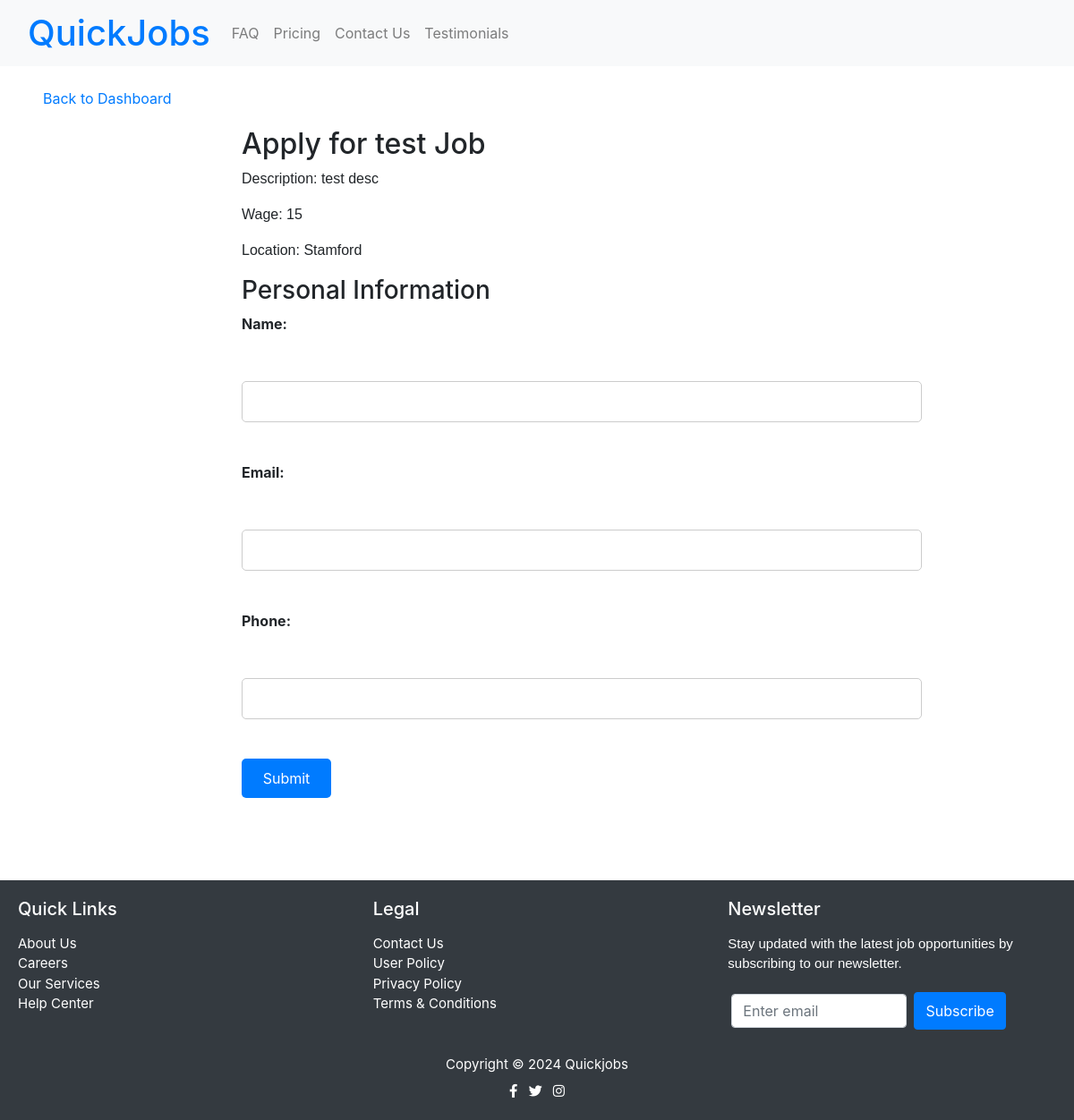
The app's page /job/12/apply with its own data.
### tables this page shows
CREATE TABLE job_listings (
                    id INTEGER PRIMARY KEY,
                    title TEXT,
                    description TEXT,
                    wage TEXT,
                    location TEXT
                , created_by TEXT);

### routes.py (the view)
@app_routes.route('/job/<int:job_id>/apply', methods=['GET', 'POST'])
def job_apply(job_id):
    if request.method == 'POST':
        return redirect(url_for('app_routes.submit_job_apply', job_id=job_id))
    conn = get_db_connection()
    cursor = conn.cursor()
    cursor.execute("SELECT * FROM job_listings WHERE id = ?", (job_id,))
    job = cursor.fetchone()
    conn.close()
    if job is None:
        return 'Job not found'
    return render_template('job_apply.html', job=job)

### routes.py (called while the page is built)
def get_db_connection():
    conn = sqlite3.connect('app.db')
    conn.row_factory = sqlite3.Row
    return conn

### templates/job_apply.html (shortened to what this page needs)
{% extends 'base.html' %} {% block title %}Worker Dashboard{% endblock %}
{% block content %}
<br/>
<a href="{{ url_for('app_routes.worker_dashboard') }}" class="mb-3 px-lg-5">
     Back to Dashboard
</a>
    <div class="content">
        <h2>Apply for {{ job['title'] }}</h2>
        <p>Description: {{ job['description'] }}</p>
        <p>Wage: {{ job['wage'] }}</p>
        <p>Location: {{ job['location'] }}</p>
        <h3>Personal Information</h3>
        <form method="post" action="{{ url_for('app_routes.submit_job_apply', job_id=job['id']) }}">
            <label for="name">Name:</label><br>
            <input type="text" id="name" name="name" required><br>
            <label for="email">Email:</label><br>
            <input type="email" id="email" name="email" required><br>
            <label for="phone">Phone:</label><br>
            <input type="tel" id="phone" name="phone" required><br>
            <input type="submit" class="text-center" style="width: 100px" value="Submit">
        </form>
    </div>
<br/> <br/> <br/>
{% endblock %}

### static/styles.css (style rules this page uses)
body, h1, h2, p, ul, li { margin: 35; padding: 0; }
body { font-family: Arial, sans-serif; background-color: #f4f4f4; }
p { font-family: Arial, Helvetica, sans-serif; text-decoration: solid; }
.content { margin-left: 250px; padding: 20px; max-width: 800px; margin-right: auto; }
form { display: flex; flex-direction: column; gap: 10px; }
label { font-weight: bold; text-align: left; }
input { padding: 10px; border: 1px solid #ccc; border-radius: 5px; text-align: left; }
input[type="submit"] { background-color: #007bff; border: 2px solid #007bff; color: white; border: none; padding: 10px; border-radius: 5px; cursor: pointer; }

### records on screen
job_listings: title "test Job", description "test desc", wage "15", location "Stamford"
